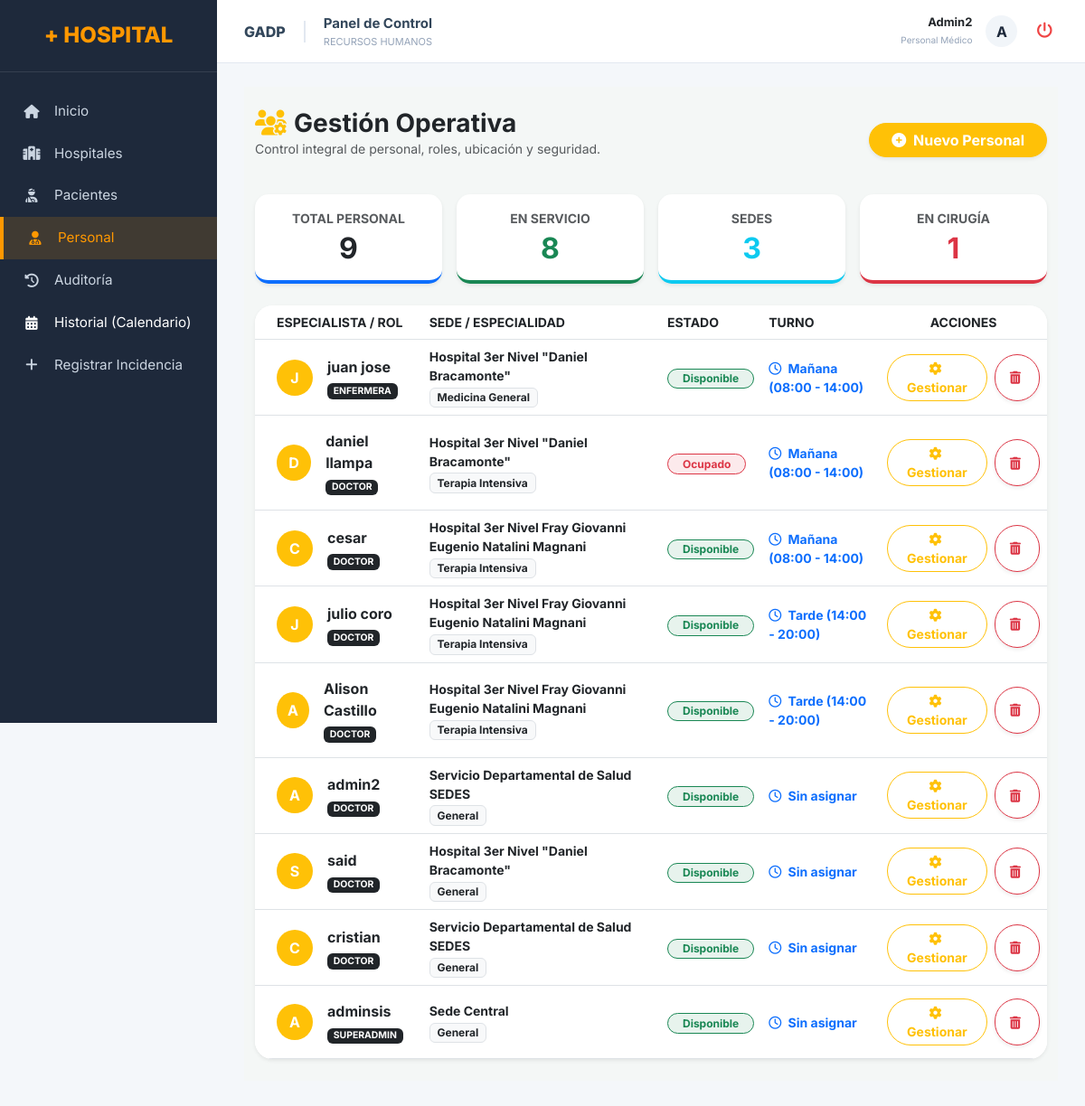
Before: /superadmin/usuarios/ (signed in) with the older database file.
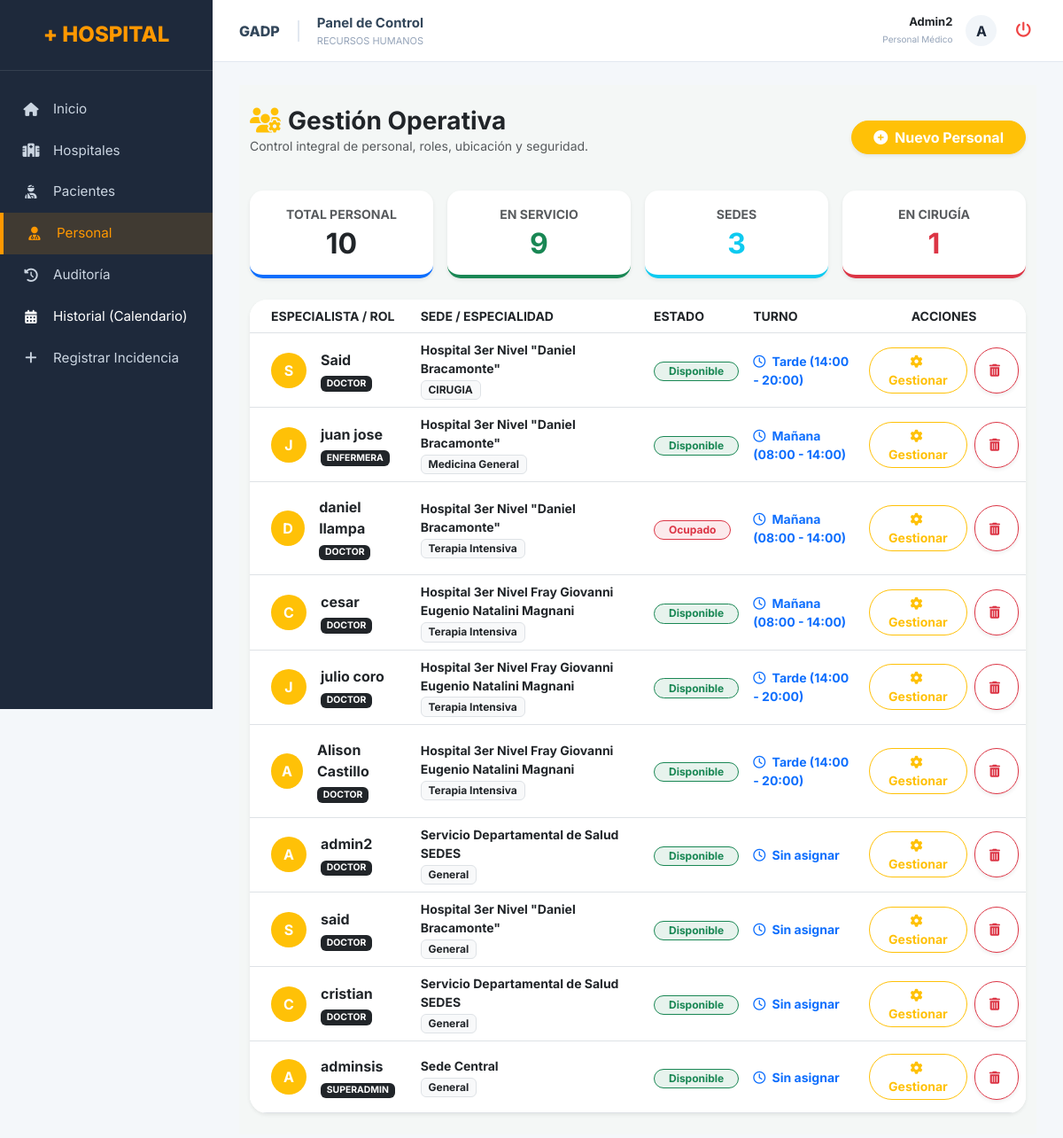
After: the same page with the newer database file.
### superadmi/models.py (models this page shows, shortened)
class Usuario(AbstractBaseUser):
    username = models.CharField(max_length=50, unique=True)
    nombre_completo = models.CharField(max_length=200)
    email = models.EmailField(max_length=100, unique=True)
    telefono = models.CharField(max_length=20, null=True, blank=True)
    numero_colegiatura = models.CharField(max_length=50, null=True, blank=True)
    ciudad = models.CharField(max_length=100, null=True, blank=True)
    direccion = models.CharField(max_length=255, null=True, blank=True)
    turno_asignado = models.CharField(max_length=100, null=True, blank=True)
    rol = models.ForeignKey(Rol, on_delete=models.SET_NULL, null=True, blank=True)
    hospital = models.ForeignKey(Hospital, on_delete=models.SET_NULL, null=True, blank=True)
    especialidad = models.ForeignKey(Especialidad, on_delete=models.SET_NULL, null=True, blank=True)
    estado = models.BooleanField(default=True)
    is_admin = models.BooleanField(default=False)
    fecha_registro = models.DateTimeField(auto_now_add=True)
    objects = UsuarioManager()
    USERNAME_FIELD = 'username'
    REQUIRED_FIELDS = ['email', 'nombre_completo']
    class Meta:
        db_table = 'usuarios'

class Rol(models.Model):
    nombre = models.CharField(max_length=50, unique=True)
    descripcion = models.TextField(null=True, blank=True)
    nivel_acceso = models.IntegerField(default=5)
    fecha_creacion = models.DateTimeField(auto_now_add=True)
    class Meta:
        db_table = 'roles'
        verbose_name = 'Rol'
        verbose_name_plural = 'Roles'

class Hospital(models.Model):
    nombre = models.CharField(max_length=200)
    nivel = models.IntegerField(choices=[(1, '1er Nivel'), (2, '2do Nivel'), (3, '3er Nivel')], default=1)
    direccion = models.TextField()
    telefono = models.CharField(max_length=20, null=True, blank=True)
    email = models.EmailField(max_length=100, null=True, blank=True)
    capacidad_camas = models.IntegerField(default=0)
    estado = models.BooleanField(default=True)

class Especialidad(models.Model):
    nombre = models.CharField(max_length=100)
    descripcion = models.TextField(null=True, blank=True)
    codigo = models.CharField(max_length=20, unique=True, null=True, blank=True)
    estado = models.BooleanField(default=True)
    fecha_creacion = models.DateTimeField(auto_now_add=True)
    creado_por = models.ForeignKey(
        'Usuario',
        on_delete=models.SET_NULL,
        null=True,
        blank=True,
        related_name='especialidades_creadas'
    )
    class Meta:
        db_table = 'especialidades'
        verbose_name = 'Especialidad'
        verbose_name_plural = 'Especialidades'

### superadmi/views.py (the view)
# urls.py: path('usuarios/', views.listar_usuarios, name='listar_usuarios'),
@login_required(login_url='superadmin:login')
@user_passes_test(lambda u: es_admin_o_superior(u))
def listar_usuarios(request):
    user = request.user
    q = request.GET.get('q')
    if q:
        usuarios_tabla = usuarios_tabla.filter(
        Q(nombre_completo__icontains=q) | Q(email__icontains=q)
    )
    if es_superadmin(user) and user.username == 'admin2':
        todos_los_usuarios = Usuario.objects.all()
        hospitales_visibles = Hospital.objects.all()
    else:
        todos_los_usuarios = Usuario.objects.filter(hospital=user.hospital)
        hospitales_visibles = Hospital.objects.filter(id=user.hospital.id) if user.hospital else Hospital.objects.none()
    activos_count = todos_los_usuarios.filter(estado=True).count()
    cirugia_count = todos_los_usuarios.filter(estado=False).count() # 'En Cirugía' o Inactivos
    sedes_count = hospitales_visibles.count()
    estado_filtro = request.GET.get('estado')
    usuarios_tabla = todos_los_usuarios.select_related('hospital', 'especialidad', 'rol')
    if estado_filtro == 'disponible':
        usuarios_tabla = usuarios_tabla.filter(estado=True)
    elif estado_filtro == 'ocupado':
        usuarios_tabla = usuarios_tabla.filter(estado=False)
    context = {
        'usuarios': usuarios_tabla.order_by('-id'),
        'activos_count': activos_count,
        'cirugia_count': cirugia_count,
        'sedes_count': sedes_count,
        'hospitales': hospitales_visibles,
        'especialidades': Especialidad.objects.all(),
        'roles_list': Rol.objects.all(),
    }
    return render(request, 'superadmi/usuarios/listar.html', context)

### superadmi/views.py (called while the page is built)
def es_superadmin(user):
    nombre_rol = getattr(user.rol, 'nombre', '').upper()
    return 'SUPERADMI' in nombre_rol or user.username == 'admin2' or getattr(user, 'is_admin', False)

def es_admin_o_superior(user):
    nombre_rol = getattr(user.rol, 'nombre', '').upper()
    return 'ADMIN' in nombre_rol or es_superadmin(user)

### templates/superadmi/usuarios/listar.html (shortened to what the changed rows need)
{% extends 'superadmi/base.html' %}
{% block content %}
<div class="container-fluid py-4" style="background-color: #f4f7f6; min-height: 100vh;">
    <div class="row g-3 mb-4 text-center">
        <div class="col-md-3">
            <div class="card border-0 shadow-sm p-3" style="border-radius: 15px; border-bottom: 4px solid #0d6efd !important;">
                <p class="text-muted small fw-bold mb-1 text-uppercase">Total Personal</p>
                <h2 class="fw-bold m-0">{{ activos_count|add:cirugia_count }}</h2>
            </div>
        </div>
        <div class="col-md-3">
            <div class="card border-0 shadow-sm p-3" style="border-radius: 15px; border-bottom: 4px solid #198754 !important;">
                <p class="text-muted small fw-bold mb-1 text-uppercase">En Servicio</p>
                <h2 class="fw-bold m-0 text-success">{{ activos_count }}</h2>
            </div>
        </div>
        <div class="col-md-3">
            <div class="card border-0 shadow-sm p-3" style="border-radius: 15px; border-bottom: 4px solid #0dcaf0 !important;">
                <h2 class="fw-bold m-0 text-info">{{ sedes_count }}</h2>
            </div>
        </div>
        <div class="col-md-3">
            <div class="card border-0 shadow-sm p-3" style="border-radius: 15px; border-bottom: 4px solid #dc3545 !important;">
                <h2 class="fw-bold m-0 text-danger">{{ cirugia_count }}</h2>
            </div>
        </div>
    </div>
    <div class="card border-0 shadow-sm" style="border-radius: 20px; overflow: hidden;">
        <div class="table-responsive">
            <table class="table align-middle mb-0">
                <thead class="bg-white text-muted small fw-bold text-uppercase border-bottom">
                    <tr>
                        <th class="ps-4">Especialista / Rol</th>
                        <th>Sede / Especialidad</th>
                        <th>Estado</th>
                        <th>Turno</th>
                        <th class="text-center">Acciones</th>
                    </tr>
                </thead>
                <tbody>
                    {% for u in usuarios %}
                    <tr class="bg-white border-bottom">
                        <td class="ps-4 py-3">
                            <div class="d-flex align-items-center">
                                <div class="bg-warning text-white rounded-circle d-flex align-items-center justify-content-center me-3" style="width: 40px; height: 40px; font-weight: bold;">
                                    {{ u.nombre_completo|first|upper }}
                                </div>
                                <div>
                                    <div class="fw-bold text-dark">{{ u.nombre_completo }}</div>
                                    <span class="badge bg-dark extra-small text-uppercase" style="font-size: 0.65rem;">{{ u.rol.nombre|default:"Doctor" }}</span>
                                </div>
                            </div>
                        </td>
                        <td>
                            <div class="small fw-bold text-dark">{{ u.hospital.nombre|default:"Sede Central" }}</div>
                            <span class="badge bg-light text-dark border extra-small">{{ u.especialidad.nombre|default:"General" }}</span>
                        </td>
                        <td>
                            {% if u.estado %}
                            <span class="badge rounded-pill bg-success bg-opacity-10 text-success border border-success px-3">Disponible</span>
                            {% else %}
                            <span class="badge rounded-pill bg-danger bg-opacity-10 text-danger border border-danger px-3">Ocupado</span>
                            {% endif %}
                        </td>
                        <td>
                            <div class="text-primary small fw-bold">
                                <i class="far fa-clock me-1"></i> {{ u.turno_asignado|default:"Sin asignar" }}
                            </div>
                        </td>
                        <td class="text-center">
                            <div class="d-flex justify-content-center gap-2">
                                <button class="btn btn-sm btn-outline-warning rounded-pill px-3 fw-bold" data-bs-toggle="collapse" data-bs-target="#gestionar_{{ u.id }}">
                                    <i class="fas fa-cog me-1"></i> Gestionar
                                </button>
                                <button class="btn btn-sm btn-outline-danger rounded-pill px-3 shadow-sm" data-bs-toggle="modal" data-bs-target="#confirmarEliminar{{ u.id }}">
                                    <i class="fas fa-trash-alt me-1"></i>
                                </button>
                            </div>
                        </td>
                    </tr>
                    {% endfor %}
                </tbody>
            </table>
        </div>
    </div>
</div>
{% endblock %}

### templates/superadmi/base.html (shortened to what this page needs)
{% load static %}
<!doctype html>
<html lang="es">
<head>
    <link rel="stylesheet" href="https://cdnjs.cloudflare.com/ajax/libs/font-awesome/6.4.0/css/all.min.css">
    <link href="https://cdn.jsdelivr.net/npm/bootstrap@5.3.0/dist/css/bootstrap.min.css" rel="stylesheet">
</head>
<body>
    <div class="sidebar-fixed">
        <div class="sidebar-header">
            <h4 style="color: var(--primary-orange); font-weight: 800; margin: 0;">+ HOSPITAL</h4>
        </div>
        <ul class="nav-menu">
            <li class="nav-item {% if request.path == '/superadmin/' %}active{% endif %}">
                <a href="{% url 'superadmin:dashboard_superadmin' %}"><i class="fas fa-home"></i> Inicio</a>
            </li>
            <li class="nav-item {% if 'hospitales' in request.path %}active{% endif %}">
                <a href="{% url 'superadmin:listar_hospitales' %}"><i class="fas fa-hospital"></i> Hospitales</a>
            </li>
            <li class="nav-item {% if 'pacientes' in request.path %}active{% endif %}">
                <a href="{% url 'hospital:lista_pacientes' %}"><i class="fas fa-user-injured"></i> Pacientes</a>
            </li>
            <li class="nav-item {% if 'usuarios' in request.path %}active{% endif %}">
                <a href="{% url 'superadmin:listar_usuarios' %}"><i class="fas fa-user-md"></i> Personal</a>
            </li>
            <li class="nav-item {% if 'auditoria' in request.path %}active{% endif %}">
                <a href="{% url 'superadmin:auditoria' %}"><i class="fas fa-history"></i> Auditoría</a>
            </li>
            <li class="nav-item">
                <a href="{% url 'hospital:monitor_disponibilidad' %}" class="nav-link text-white">
                    <i class="fas fa-calendar-alt mr-2"></i>
                    <span>Historial (Calendario)</span>
                </a>
            </li>
            <li class="nav-item">
                <a href="{% url 'hospital:seleccionar_tipo' %}">
                    <i class="fas fa-plus"></i> Registrar Incidencia
                </a>
            </li>
        </ul>
    </div>
    <div class="main-wrapper">
        <header class="header-top">
            <div class="d-flex align-items-center">
                <span class="gadp-tag">GADP</span>
                <div>
                    <div style="font-weight: 700; color: #33475b; font-size: 15px;">Panel de Control</div>
                    <div style="font-size: 11px; color: #94a3b8; text-transform: uppercase;">
                        {% if 'hospitales' in request.path %}Gestión de Centros
                        {% elif 'pacientes' in request.path %}Admisión y Triaje
                        {% elif 'usuarios' in request.path %}Recursos Humanos
                        {% else %}Dashboard Principal{% endif %}
                    </div>
                </div>
            </div>
            <div class="user-profile">
                <div style="text-align: right; line-height: 1.2;">
                    <span style="display: block; font-weight: 700; font-size: 13px;">{{ user.username|capfirst }}</span>
                    <span style="font-size: 10px; color: #94a3b8;">
                        {% if user.is_superuser %}Super Admin{% else %}Personal Médico{% endif %}
                    </span>
                </div>
                <div class="avatar-circle">{{ user.username|slice:":1"|upper }}</div>
                <form action="{% url 'superadmin:logout' %}" method="post" style="margin:0;">
                    <button type="submit" class="logout-icon" title="Cerrar Sesión"><i class="fas fa-power-off"></i></button>
                </form>
            </div>
        </header>
        <div style="padding: 10px 30px 30px 30px;">
            {% block content %}
            {% endblock %}
        </div>
    </div>
</body>
</html>

Changed rows visible on the page:
added Usuario: nombre_completo|first "S", nombre_completo "Said", rol.nombre "DOCTOR", hospital.nombre "Hospital 3er Nivel \"Daniel Bracamonte\"", especialidad.nombre "CIRUGIA", estado "Disponible", turno_asignado "Tarde (14:00 - 20:00)"
Other visible differences:
{{ activos_count|add:cirugia_count }}: "9" → "10"
{{ activos_count }}: "8" → "9"
